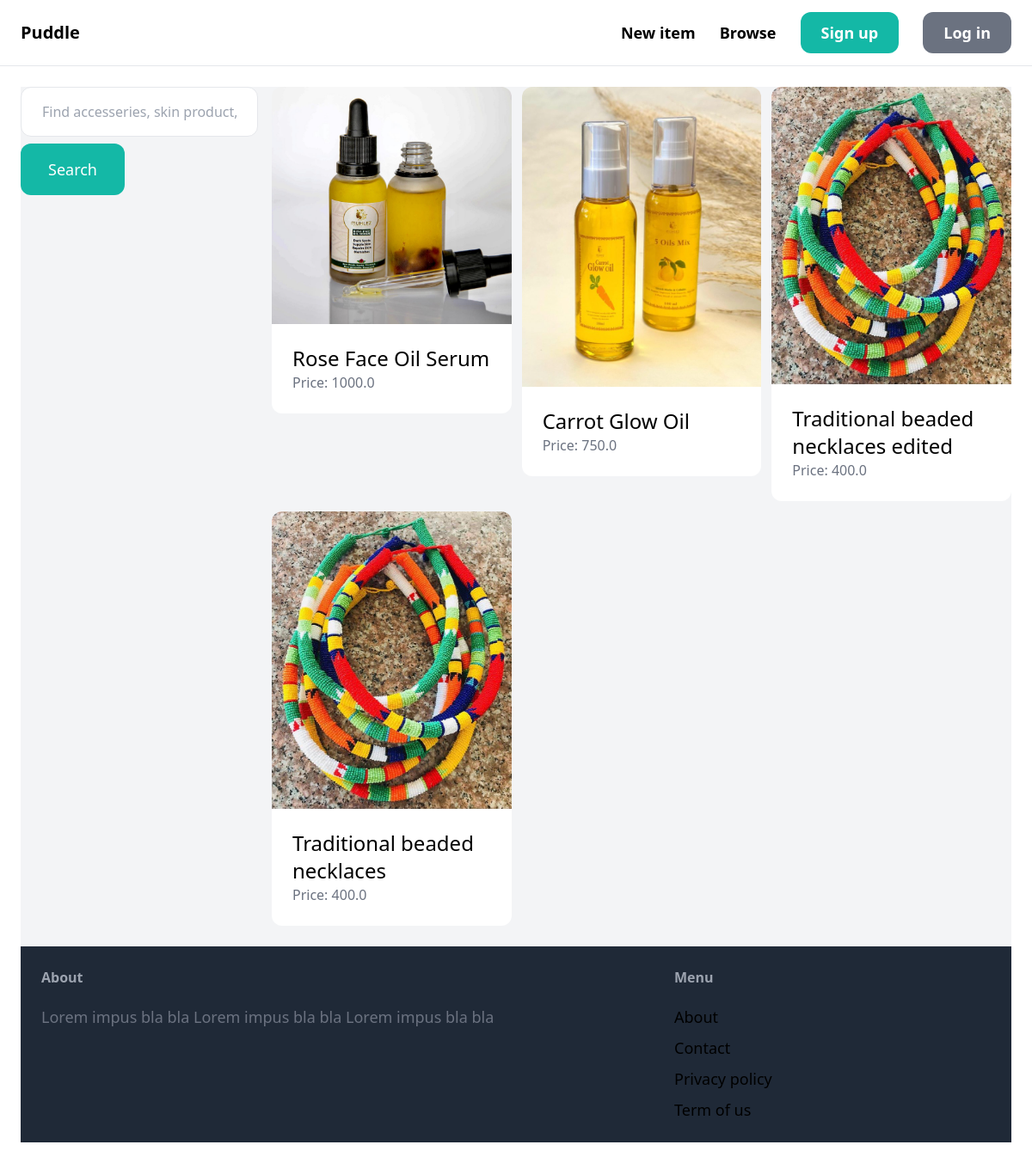
Page /items/ on the earlier database version.
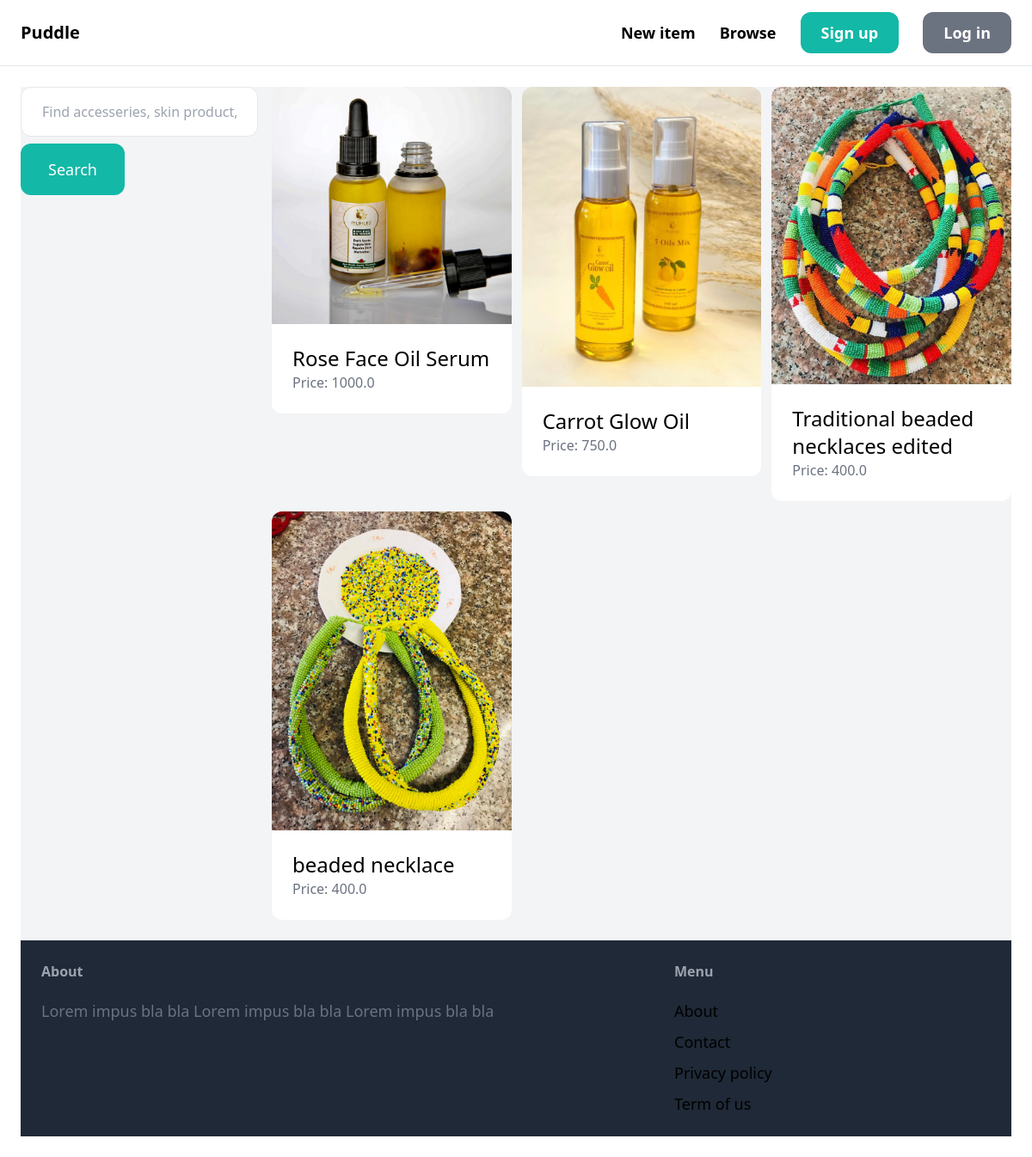
Same page on the later database version.
### item/models.py (models this page shows, shortened)
class Item(models.Model):
    category = models.ForeignKey(Category,related_name="items",on_delete=models.CASCADE)
    name = models.CharField(max_length=255)
    description = models.TextField(blank=True,null=True)
    price = models.FloatField()
    image = models.ImageField(upload_to='item_images',blank=True,null=True)
    is_sold = models.BooleanField(default=False)
    created_by = models.ForeignKey(User, related_name="items",on_delete=models.CASCADE)
    created_at = models.DateTimeField(auto_now_add=True)

### item/views.py (the view)
# urls.py: path('', views.browse, name='browse'),
def browse(request):
    items = Item.objects.filter(is_sold=False)
    return render(request, 'item/browse.html',{
        'items':items
    })

### templates/item/browse.html (shortened to what this page needs)
{% extends "core/base.html" %}
{% block content %}
    <div class=" pb-6 grid grid-cols-4 gap-4 bg-gray-100">
        <div class="col-span-1">
            <form method="get" action="{% url 'item:browse'%}">
                <input name="query" class="w-full py-4 px-6 border rounded-xl" type="text" value="{{query}}"placeholder="Find accesseries, skin product, clothes....">
                <button class="mt-2 py-4 px-8 text-lg bg-teal-500 text-white rounded-xl">Search</button>
            </form>
        </div>
        <div class="col-span-3">
            <div class="grid grid-cols-3 gap-3">
                {% for item in items%}
                    <div>
                        <a href="{% url 'item:detail' item.id %}">
                            <div>
                                <img src="{{ item.image.url}}" class="rounded-t-xl">
                            </div>
                            <div class="p-6 bg-white rounded-b-xl">
                                <h2 class="text-2xl">{{item.name}}</h2>
                                <p class='text-gray-500'>Price: {{item.price}}</p>
                            </div>
                        </a>
                    </div>
            {% endfor %}
        </div>
    </div>
{%endblock%}

### templates/core/base.html (shortened to what this page needs)
<!doctype html>
<html>
    <head>
        <script src="https://cdn.tailwindcss.com"></script>
    </head>
<body>
    <nav class="px-6 py-6 flex justify-between items-center border-b border-gray-200">
        <a href="/" class="text-xl font-semibold">Puddle</a>
        <div class="space-x-6">
            <a href="{% url 'item:new' %}" class="text-lg font-semibold hover:text-gray-500">New item</a>
            <a href="{% url 'item:browse' %}" class="text-lg font-semibold hover:text-gray-500">Browse</a>
            {% if request.user.is_authenticated %}
             <a href="#" class="px-6 py-3 text-lg font-semibold bg-teal-500 text-white rounded-xl hover:bg-teal-700">inbox</a>
            <a href="{% url 'dashboard:index' %}" class="px-6 py-3 text-lg font-semibold bg-gray-500 text-white rounded-xl hover:bg-gray-700">Dashboard</a>
            {% else %}
                <a href="{% url 'core:signup' %}" class="px-6 py-3 text-lg font-semibold bg-teal-500 text-white rounded-xl hover:bg-teal-700">Sign up</a>
                <a href="{% url 'core:login' %}" class="px-6 py-3 text-lg font-semibold bg-gray-500 text-white rounded-xl hover:bg-gray-700">Log in</a>
            {% endif %}
        </div>
    </nav>
    <div class="px-6 py-6">
        {% block content %}{% endblock  %}
    </div>
    <footer class="py-6 px-6 flex justify-between bg-gray-800">
        <div class="w-2/3 pr-10">
            <h3 class="mb-5 font-semibold text-gray-400">About</h3>
            <p class="text-lg text-gray-500"> Lorem impus bla bla Lorem impus bla bla Lorem impus bla bla </p>
        </div>
        <div class="w-1/3">
            <h3 class="mb-5 font-semibold text-gray-400">Menu</h3>
            <ul class="space-y-2">
                <li><a href="#" class="text-lg ext-teal-500 hover:text-teal-700">About</a></li>
                <li><a href="{% url 'core:contact' %}" class="text-lg ext-teal-500 hover:text-teal-700">Contact</a></li>
                <li><a href="#" class="text-lg ext-teal-500 hover:text-teal-700">Privacy policy</a></li>
                <li><a href="#" class="text-lg ext-teal-500 hover:text-teal-700">Term of us</a></li>
            </ul>
        </div>
    </footer>
</body>
</html>

Differences in the rows shown:
removed Item: image (picture), name "Traditional beaded necklaces", price "400.0"
added Item: image (picture), name "beaded necklace", price "400.0"
